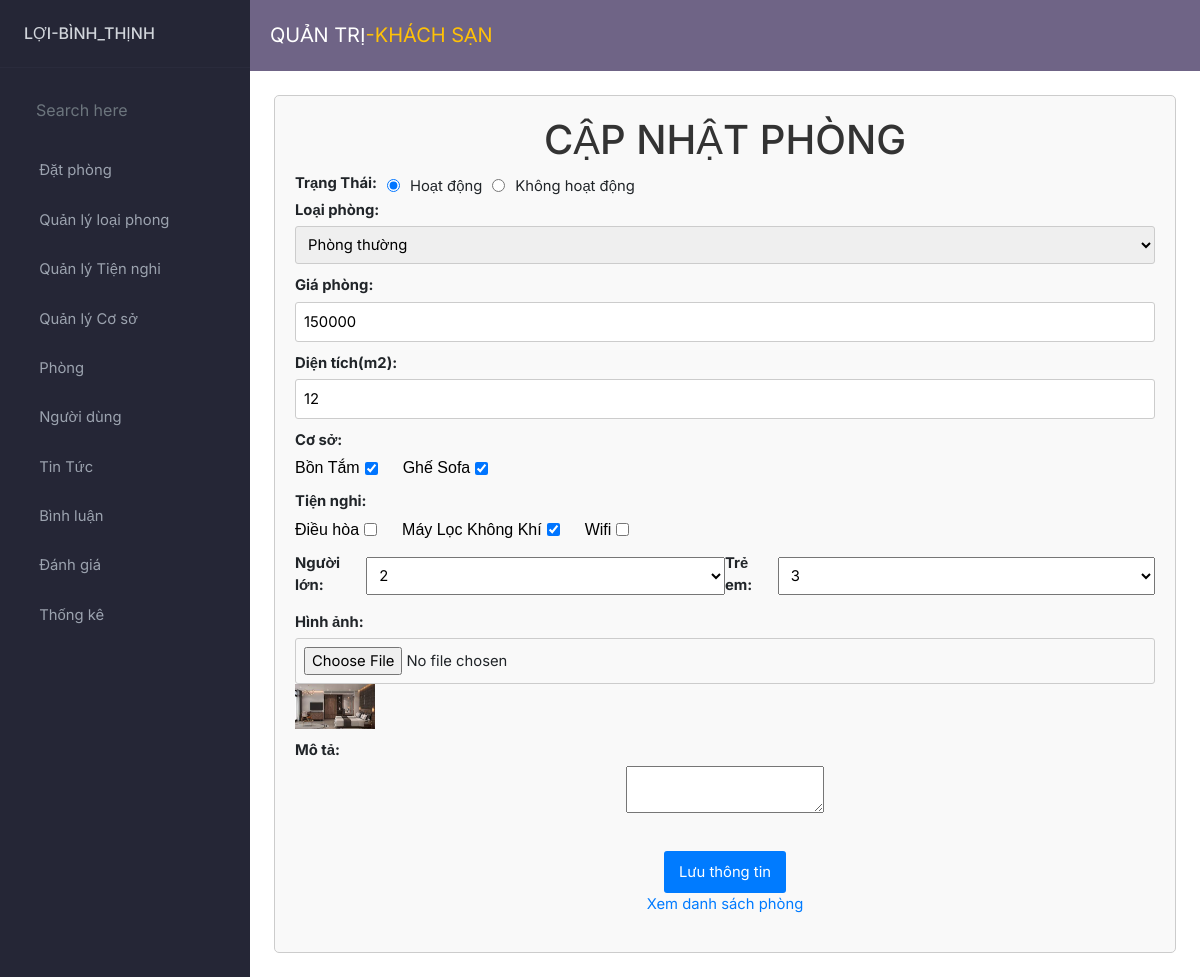
The app's page /admin/index.php?act=sua_phong&id=5 with its own data.
### tables this page shows
CREATE TABLE `phong` (
  `id` int(11) NOT NULL,
  `ma_loaiphong` int(11) NOT NULL,
  `hinh` varchar(255) DEFAULT NULL,
  `mo_ta` text DEFAULT NULL,
  `dien_tich` decimal(10,0) DEFAULT NULL,
  `gia_phong` decimal(10,0) DEFAULT NULL,
  `nguoi_lon` int(11) DEFAULT NULL,
  `tre_em` int(11) DEFAULT NULL,
  `trang_thai_phong` int(1) DEFAULT 0
);

CREATE TABLE `co_so` (
  `id` int(11) NOT NULL,
  `ten_coso` varchar(255) DEFAULT NULL,
  `hinh` varchar(255) DEFAULT NULL,
  `mo_ta` text DEFAULT NULL
);

CREATE TABLE `phong_coso` (
  `id` int(11) NOT NULL,
  `id_phong` int(11) DEFAULT NULL,
  `id_coso` int(11) DEFAULT NULL
);

CREATE TABLE `tien_nghi` (
  `id` int(11) NOT NULL,
  `ten_tiennghi` varchar(255) DEFAULT NULL,
  `hinh` varchar(255) DEFAULT NULL,
  `mo_ta` text DEFAULT NULL
);

CREATE TABLE `phong_tiennghi` (
  `id` int(11) NOT NULL,
  `id_phong` int(11) DEFAULT NULL,
  `id_tiennghi` int(11) DEFAULT NULL
);

### model/pdo.php (called while the page is built, shortened)
<?php
function pdo_get_connection()
{
    $dburl = "mysql:host=localhost;dbname=du_an_1;charset=utf8";
    $username = 'root';
    $password = '';
    $conn = new PDO($dburl, $username, $password);
    $conn->setAttribute(PDO::ATTR_ERRMODE, PDO::ERRMODE_EXCEPTION);
    return $conn;
}
function pdo_query($sql)
{
    $sql_args = array_slice(func_get_args(), 1);
    try {
        $conn = pdo_get_connection();
        $stmt = $conn->prepare($sql);
        $stmt->execute($sql_args);
        $rows = $stmt->fetchAll();
        return $rows;
    } catch (PDOException $e) {
        throw $e;
    } finally {
        unset($conn);
    }
}
function pdo_query_one($sql)
{
    $sql_args = array_slice(func_get_args(), 1);
    try {
        $conn = pdo_get_connection();
        $stmt = $conn->prepare($sql);
        $stmt->execute($sql_args);
        $row = $stmt->fetch(PDO::FETCH_ASSOC);
        return $row;
    } catch (PDOException $e) {
        throw $e;
    } finally {
        unset($conn);
    }
}

### model/phong.php (called while the page is built, shortened)
<?php
function sua_phong($id)
{
    $sql = "SELECT * FROM phong WHERE id='$id'";
    $result = pdo_query_one($sql);
    return $result;
}
function lay_co_so_phong($id_phong)
{
    $sql = "SELECT * FROM phong_coso WHERE id_phong='$id_phong'";
    $result = pdo_query($sql);
    return $result;
}
function lay_tien_nghi_phong($id_phong)
{
    $sql = "SELECT * FROM phong_tiennghi WHERE id_phong='$id_phong'";
    $result = pdo_query($sql);
    return $result;
}

### model/loaiphong.php (called while the page is built, shortened)
<?php
function list_loaiphong()
{
    $sql = "SELECT * FROM loai_phong order by ma_loai desc ";
    $result = pdo_query($sql);
    return $result;
}

### model/coso.php (called while the page is built, shortened)
<?php
function list_coso()
{
    $sql = "SELECT * FROM co_so order by id desc ";
    $result = pdo_query($sql);
    return $result;
}

### model/tiennghi.php (called while the page is built, shortened)
<?php
function list_tiennghi()
{
    $sql = "SELECT * FROM tien_nghi order by id desc ";
    $result = pdo_query($sql);
    return $result;
}

### admin/phong/capnhat.php (the view, shortened to what this page needs)
<?php
if (is_array($result)) {
    extract($result);
    if (is_file("../upload/" . $hinh)) {
        $hinhxuat = "<img src='../upload/" . $hinh . "' width='80'>";
    } else {
        $hinhxuat = "no photo";
    }
    $mo_ta_phong = $mo_ta;
}
?>
<main class="admin__main1">
    <div class="form-container">
        <h1 class="form-title">CẬP NHẬT PHÒNG</h1>
        <form action="index.php?act=capnhatphong" method="POST" enctype="multipart/form-data" class="add-loai-hang-form">
            <div class="form-group1">
                <label for="kichhoat" class="formlabel">Trạng Thái:</label>
                <input type="radio" id="kichhoat" name="trang_thaiphong" value="0" <?php echo ($trang_thai_phong == 0) ? 'checked' : ''; ?>>
                <label for="kichhoat">Hoạt động</label>
                <input type="radio" id="choblock1" name="trang_thaiphong" value="1" <?php echo ($trang_thai_phong == 1) ? 'checked' : ''; ?>>
                <label for="choblock1">Không hoạt động</label>
            </div>
            <div class="form-group">
                <label for="tenlh_bottom" class="formlabel">Loại phòng:</label>
                <select name="ma_loaiphong" class="forminput" required>
                    <?php
                    if (is_array($result1)) {
                        foreach ($result1 as $loai_phong) {
                            extract($loai_phong);
                            if ($ma_loaiphong == $ma_loai) {
                                echo '<option selected value="' . $ma_loai . '" >' . $ten_loai . '</option>';
                            } else {
                                echo '<option value="' . $ma_loai . '" >' . $ten_loai . '</option>';
                            }
                        }
                    }
                    ?>
                </select>
            </div>
            <div class="form-group">
                <label for="tenlh_bottom" class="formlabel">Giá phòng:</label>
                <input type="number" id="tenlh_bottom" name="gia" class="forminput" min="0" value="<?php if (isset($gia_phong) && ($gia_phong != '')) echo $gia_phong; ?>" required>
            </div>
            <div class="form-group">
                <label for="tenlh_bottom" class="formlabel">Diện tích(m2):</label>
                <input type="number" id="tenlh_bottom" name="dien_tich" class="forminput" min="0" value="<?php if (isset($dien_tich) && ($dien_tich != '')) echo $dien_tich; ?>" required>
            </div>
            <div class="form-group">
                <label for="tenlh_bottom" class="formlabel">Cơ sở:</label>
                <div class="allcoso">
                    <?php
                    if (is_array($result_coso)) {
                        foreach ($result_coso as $coso) {
                            extract($coso);
                            $id_goc_coso = $id;
                            $checked = false;
                            foreach ($result_phong_coso as $phong_coso) {
                                extract($phong_coso);
                                if ($id_goc_coso == $id_coso) {
                                    $checked = true;
                                    break;
                                }
                            }
                            echo '<div class="coso">';
                            echo '<label for="">' . $ten_coso . '</label>';
                            echo '<input type="checkbox" id="tenlh_bottom" name="coso[]" class="checkbox" value="' . $id_goc_coso . '"';
                            if ($checked) {
                                echo ' checked';
                            }
                            echo '>';
                            echo '</div>';
                        }
                    }
                    ?>
                </div>
            </div>
            <div class="form-group">
                <label for="tenlh_bottom" class="formlabel">Tiện nghi:</label>
                <div class="allcoso">
                    <?php
                    if (is_array($result_tiennghi)) {
                        foreach ($result_tiennghi as $tiennghi) {
                            extract($tiennghi);
                            $id_goc_tiennghi = $id;
                            $checked = false;
                            foreach ($result_phong_tiennghi as $phong_tiennghi) {
                                extract($phong_tiennghi);
                                if ($id_goc_tiennghi == $id_tiennghi) {
                                    $checked = true;
                                    break;
                                }
                            }
                            echo '<div class="coso">';
                            echo '<label for="">' . $ten_tiennghi . '</label>';
                            echo '<input type="checkbox" id="tenlh_bottom" name="tiennghi[]" class="checkbox" value="' . $id_goc_tiennghi . '"';
                            if ($checked) {
                                echo ' checked';
                            }
                            echo '>';
                            echo '</div>';
                        }
                    }
                    ?>
                </div>
            </div>
            <div class="nlte">
                <div class="form-group1">
                    <label for="tenlh_bottom" class="formlabel">Người lớn:</label>
                    <select name="nguoilon" class="forminput1" required>
                        <option value="2" <?php echo ($nguoi_lon == 2) ? 'selected' : ''; ?>>2</option>
                    </select>
                </div>
                <div class="form-group1">
                    <label for="tenlh_bottom" class="formlabel">Trẻ em:</label>
                    <select name="treem" class="forminput1" required>
                        <option value="3" <?php echo ($tre_em == 3) ? 'selected' : ''; ?>>3</option>
                    </select>
                </div>
            </div>
            <div class="form-group">
                <label for="tenlh_bottom" class="formlabel">Hình ảnh:</label>
                <input type="file" id="tenlh_bottom" name="hinh" class="forminput">
                <label class="formlabel"><?php echo $hinhxuat; ?></label>
            </div>
            <div class="form-group">
                <label for="tenlh_bottom" class="formlabel">Mô tả:</label>
                <textarea id="editor1" name="mota" class="form-input"><?php if (isset($mo_ta_phong) && ($mo_ta_phong != '')) echo $mo_ta_phong; ?></textarea>
            </div>
            <br>
            <input type="submit" name="capnhatphong" class="form-button" value="Lưu thông tin">
        </form>
        <p><a href="index.php?act=danhsachphong" class="form-link">Xem danh sách phòng</a></p>
    </div>
</main>

### admin/css/style.css (style rules this page uses)
:root { --dk-gray-100: #F3F4F6; --dk-gray-200: #E5E7EB; --dk-gray-300: #D1D5DB; --dk-gray-400: #9CA3AF; --dk-gray-500: #6B7280; --dk-gray-600: #4B5563; --dk-gray-700: #374151; --dk-gray-800: #1F2937; --dk-gray-900: #111827; --dk-dark-bg: #313348; --dk-darker-bg: #2a2b3d; --navbar-bg-color: #6f6486; --sidebar-bg-color: #252636; --sidebar-width: 250px; }
* { margin: 0; padding: 0; box-sizing: border-box; }
body { font-family: 'Inter', sans-serif; background-color: var(--dk-darker-bg); font-size: .925rem; }

### admin/css/from.css (style rules this page uses)
.admin__main1 { text-align: center; }
.form-container { max-width: 1000px; margin: 0 auto; padding: 20px; border: 1px solid #ccc; border-radius: 5px; background-color: #f9f9f9; }
.form-title { color: #333; }
.form-group { margin-bottom: 10px; }
.formlabel { text-align: left; font-weight: bold; display: block; margin-bottom: 5px; }
.forminput { width: 100%; padding: 8px; border: 1px solid #ccc; border-radius: 3px; }
.form-button { background-color: #007bff; color: #fff; padding: 10px 15px; border: none; border-radius: 3px; cursor: pointer; }
.form-link { text-decoration: none; color: #007bff; }
input[type="radio"] { margin-right: 10px; margin-left: 10px; }
.form-group1 { display: flex; align-items: center; }
.formlabel { font-weight: bold; margin-bottom: 5px; }
.allcoso { display: flex; align-items: center; margin-bottom: 10px; }
.coso { display: flex; align-items: center; margin-right: 20px; }
.coso label { margin-right: 5px; }
.checkbox { margin-right: 5px; }
.coso label { font-family: sans-serif; font-size: 16px; color: #000000; }
.nlte { display: flex; margin-top: 5px; margin-bottom: 10px; justify-content: space-between; }
.form-group1 { flex: 1; }
.forminput1 { width: 90%; padding: 8px; }

### records on screen
phong: trang_thai_phong "☑ Trạng Thái:", trang_thai_phong "☐ Không hoạt động", gia "150000", dien_tich "12", nguoilon "2", treem "3", hinh (picture)
co_so: ten_coso "Bồn Tắm"
phong_coso: id_coso "☑"
co_so: ten_coso "Ghế Sofa"
phong_coso: id_coso "☑"
tien_nghi: ten_tiennghi "Điều hòa"
tien_nghi: ten_tiennghi "Máy Lọc Không Khí"
phong_tiennghi: id_tiennghi "☑"
tien_nghi: ten_tiennghi "Wifi"

### other values on screen
form field ma_loaiphong "Phòng thường"
